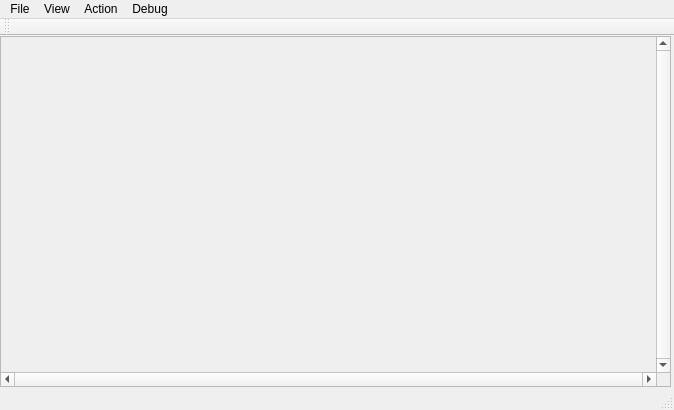
<?xml version="1.0" encoding="UTF-8"?>
<ui version="4.0">
 <class>scissor</class>
 <widget class="QMainWindow" name="scissor">
  <property name="geometry">
   <rect>
    <x>0</x>
    <y>0</y>
    <width>674</width>
    <height>410</height>
   </rect>
  </property>
  <property name="windowTitle">
   <string>scissor</string>
  </property>
  <widget class="QWidget" name="centralWidget">
   <widget class="QScrollArea" name="scrollArea">
    <property name="geometry">
     <rect>
      <x>0</x>
      <y>0</y>
      <width>671</width>
      <height>351</height>
     </rect>
    </property>
    <property name="verticalScrollBarPolicy">
     <enum>Qt::ScrollBarAlwaysOn</enum>
    </property>
    <property name="horizontalScrollBarPolicy">
     <enum>Qt::ScrollBarAlwaysOn</enum>
    </property>
    <property name="sizeAdjustPolicy">
     <enum>QAbstractScrollArea::AdjustToContents</enum>
    </property>
    <property name="widgetResizable">
     <bool>true</bool>
    </property>
    <widget class="QWidget" name="scrollAreaWidgetContents">
     <property name="geometry">
      <rect>
       <x>0</x>
       <y>0</y>
       <width>656</width>
       <height>336</height>
      </rect>
     </property>
     <property name="sizePolicy">
      <sizepolicy hsizetype="Preferred" vsizetype="Preferred">
       <horstretch>0</horstretch>
       <verstretch>0</verstretch>
      </sizepolicy>
     </property>
     <layout class="QHBoxLayout" name="horizontalLayout">
      <item>
       <widget class="QLabel" name="label">
        <property name="minimumSize">
         <size>
          <width>0</width>
          <height>0</height>
         </size>
        </property>
        <property name="contextMenuPolicy">
         <enum>Qt::DefaultContextMenu</enum>
        </property>
        <property name="text">
         <string/>
        </property>
        <property name="alignment">
         <set>Qt::AlignLeading|Qt::AlignLeft|Qt::AlignTop</set>
        </property>
       </widget>
      </item>
      <item>
       <widget class="QLabel" name="label_2">
        <property name="text">
         <string/>
        </property>
        <property name="alignment">
         <set>Qt::AlignLeading|Qt::AlignLeft|Qt::AlignTop</set>
        </property>
       </widget>
      </item>
     </layout>
    </widget>
   </widget>
  </widget>
  <widget class="QMenuBar" name="menuBar">
   <property name="geometry">
    <rect>
     <x>0</x>
     <y>0</y>
     <width>674</width>
     <height>25</height>
    </rect>
   </property>
   <widget class="QMenu" name="menuFile">
    <property name="title">
     <string>File</string>
    </property>
    <addaction name="actionOpen"/>
    <addaction name="actionSave_Image"/>
    <addaction name="actionSave_Mask"/>
    <addaction name="actionExit"/>
   </widget>
   <widget class="QMenu" name="menuView">
    <property name="title">
     <string>View</string>
    </property>
    <addaction name="actionZoom_In"/>
    <addaction name="actionZoom_Out"/>
    <addaction name="actionOrigin_Map"/>
    <addaction name="actionGradient_Map"/>
   </widget>
   <widget class="QMenu" name="menuAction">
    <property name="title">
     <string>Action</string>
    </property>
    <addaction name="actionStart"/>
    <addaction name="actionBack"/>
    <addaction name="actionRestart"/>
    <addaction name="actionGet_Mask"/>
   </widget>
   <widget class="QMenu" name="menuDebug">
    <property name="title">
     <string>Debug</string>
    </property>
    <addaction name="actionDrawNodeVector"/>
   </widget>
   <addaction name="menuFile"/>
   <addaction name="menuView"/>
   <addaction name="menuAction"/>
   <addaction name="menuDebug"/>
  </widget>
  <widget class="QToolBar" name="mainToolBar">
   <attribute name="toolBarArea">
    <enum>TopToolBarArea</enum>
   </attribute>
   <attribute name="toolBarBreak">
    <bool>false</bool>
   </attribute>
  </widget>
  <widget class="QStatusBar" name="statusBar"/>
  <action name="actionOpen">
   <property name="text">
    <string>Open</string>
   </property>
  </action>
  <action name="actionZoom_In">
   <property name="text">
    <string>Zoom In</string>
   </property>
  </action>
  <action name="actionZoom_Out">
   <property name="text">
    <string>Zoom Out</string>
   </property>
  </action>
  <action name="actionGradient_Map">
   <property name="text">
    <string>Gradient Map</string>
   </property>
  </action>
  <action name="actionOrigin_Map">
   <property name="text">
    <string>Origin Map</string>
   </property>
  </action>
  <action name="actionStart">
   <property name="text">
    <string>Start</string>
   </property>
  </action>
  <action name="actionBack">
   <property name="text">
    <string>Back</string>
   </property>
  </action>
  <action name="actionRestart">
   <property name="text">
    <string>Restart</string>
   </property>
  </action>
  <action name="actionDrawNodeVector">
   <property name="text">
    <string>Cost graph</string>
   </property>
  </action>
  <action name="actionSave_Image">
   <property name="text">
    <string>Save Image</string>
   </property>
  </action>
  <action name="actionSave_Mask">
   <property name="text">
    <string>Save Mask</string>
   </property>
  </action>
  <action name="actionGet_Mask">
   <property name="text">
    <string>Get Mask</string>
   </property>
  </action>
  <action name="actionPixel_node">
   <property name="text">
    <string>Pixel node</string>
   </property>
  </action>
  <action name="actionExit">
   <property name="text">
    <string>Exit</string>
   </property>
  </action>
 </widget>
 <layoutdefault spacing="6" margin="11"/>
 <resources/>
 <connections/>
</ui>
